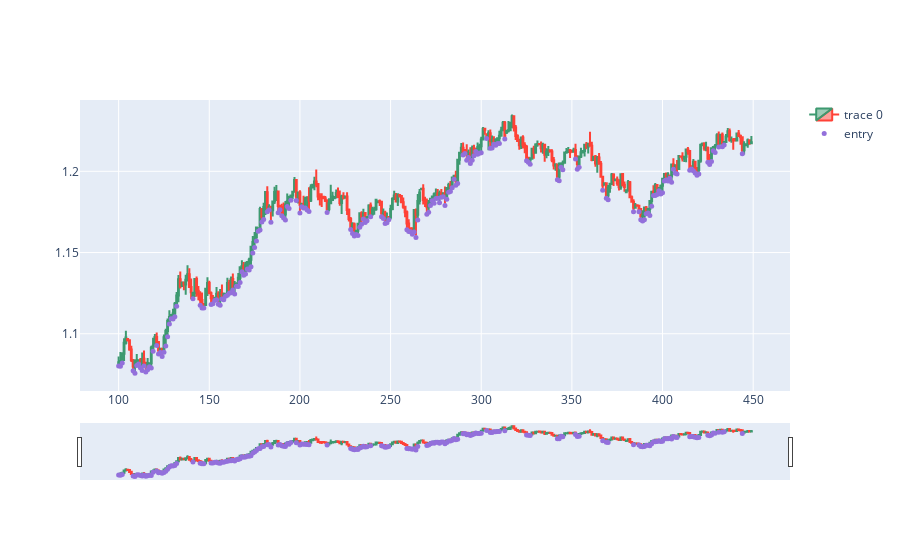

Write notebook code for a chart like this one.
### Code cell
import plotly.graph_objects as go
from plotly.subplots import make_subplots
from datetime import datetime
st=100
dfpl = df[st:st+350]
#dfpl.reset_index(inplace=True)
fig = go.Figure(data=[go.Candlestick(x=dfpl.index,
                open=dfpl['Open'],
                high=dfpl['High'],
                low=dfpl['Low'],
                close=dfpl['Close'])])

fig.add_scatter(x=dfpl.index, y=dfpl['pointpos'], mode="markers",
                marker=dict(size=5, color="MediumPurple"),
                name="entry")

fig.show()

### Figure 1 — Plotly figure (JSON) as saved in the notebook; plotly's stock layout.template omitted (floating-point values rounded to 4 significant figures; data arrays with more than 128 entries replaced by an {"elided": "..."} marker saying what was removed)
{"data": [{"close": {"elided": "350 float values"}, "high": {"elided": "350 float values"}, "low": {"elided": "350 float values"}, "open": {"elided": "350 float values"}, "type": "candlestick", "x": {"elided": "350 int values"}}, {"marker": {"color": "MediumPurple", "size": 5}, "mode": "markers", "name": "entry", "type": "scatter", "x": {"elided": "350 int values"}, "y": {"elided": "350 float values"}}], "layout": {"autosize": true, "xaxis": {"autorange": true, "range": [79.11, 469.9], "rangeslider": {"autorange": true, "range": [79.11, 469.9], "yaxis": {"_template": null, "rangemode": "match"}}, "type": "linear"}, "yaxis": {"autorange": true, "range": [1.062, 1.244], "type": "linear"}}}
